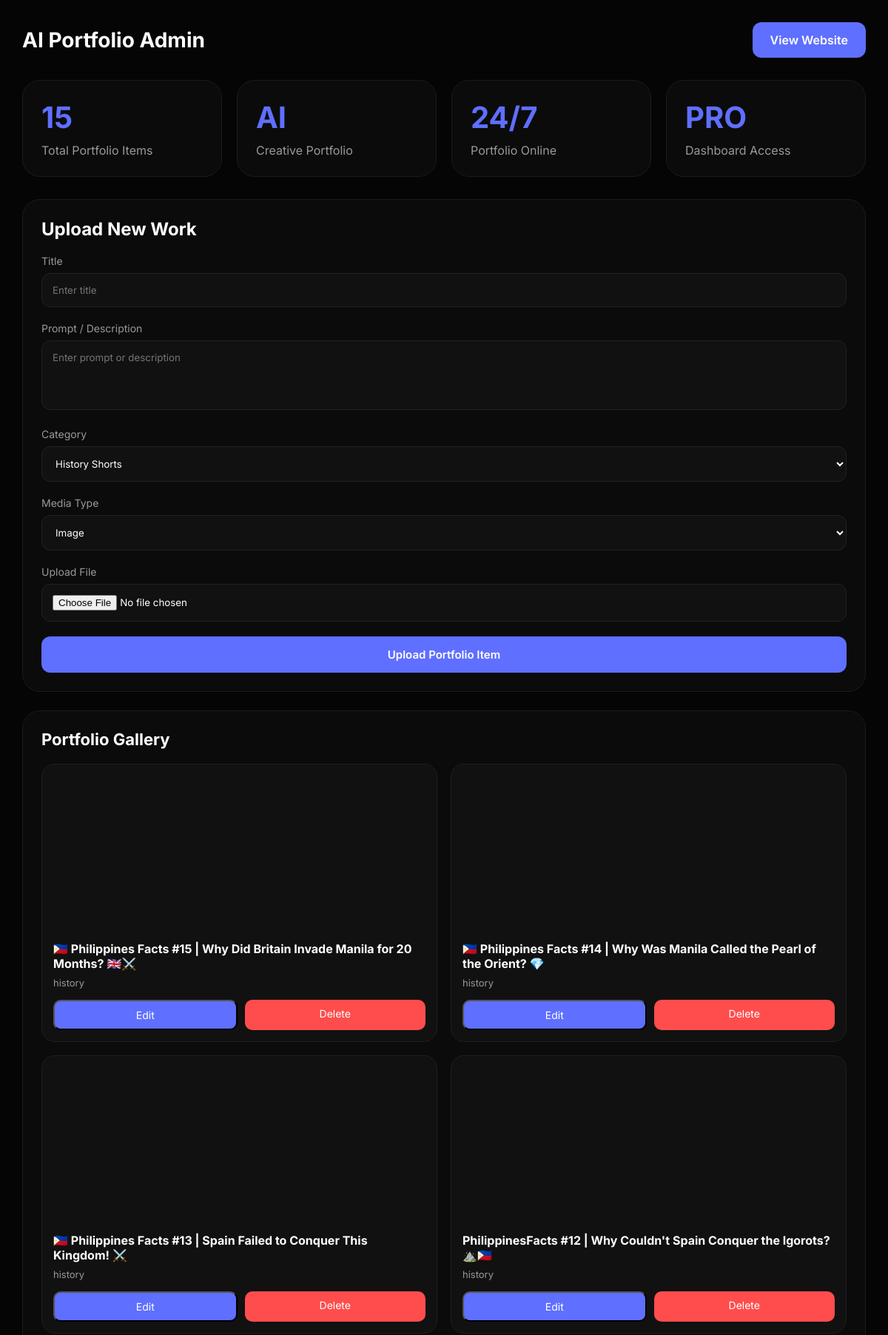
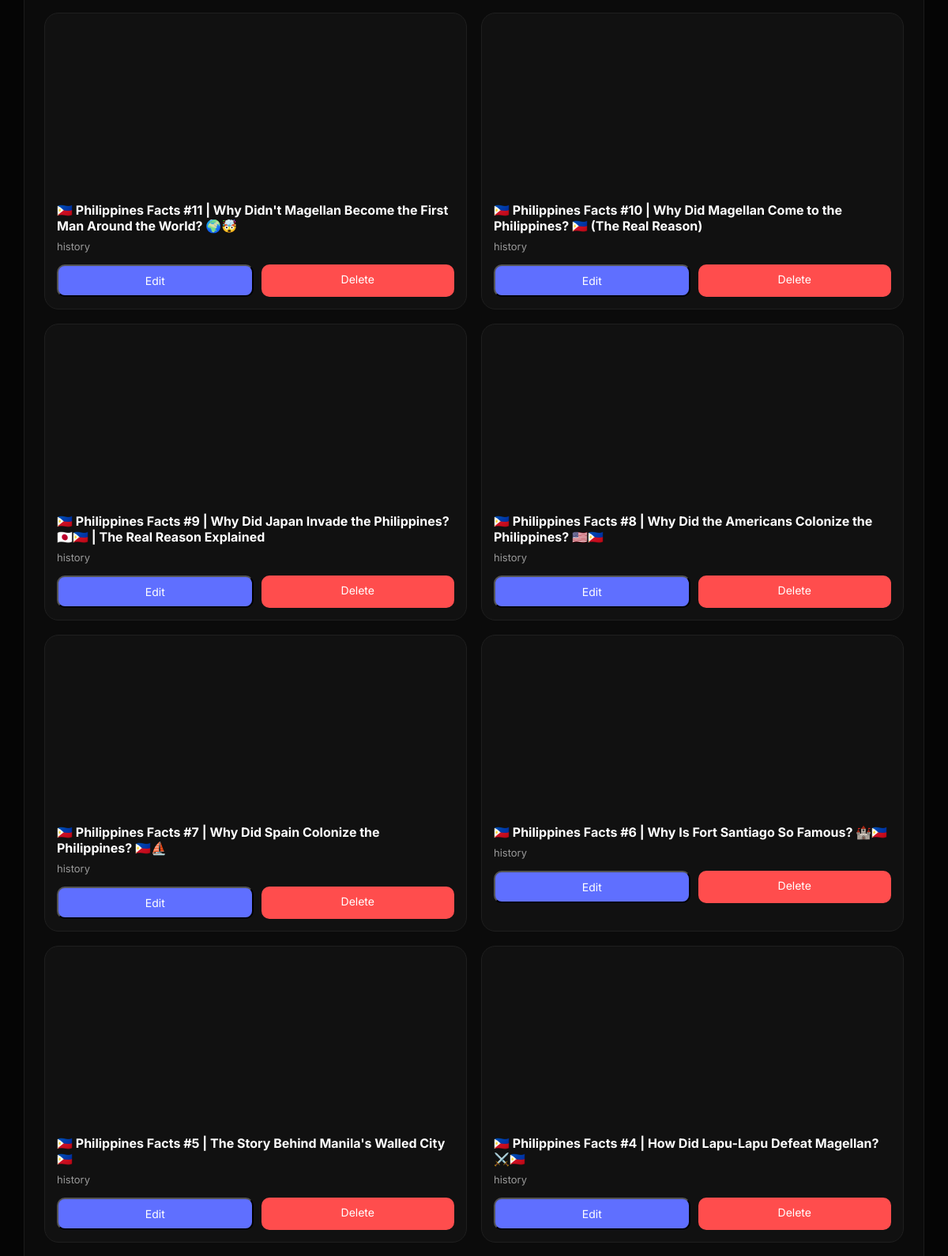
/admin (signed in, upper part), run on the app's committed database (2 pictures, top to bottom).
### tables this page shows
CREATE TABLE portfolio (
    id INTEGER PRIMARY KEY AUTOINCREMENT,
    title TEXT NOT NULL,
    category TEXT NOT NULL,
    file_name TEXT,
    file_type TEXT DEFAULT 'image',
    youtube_url TEXT,
    description TEXT,
    created_at TIMESTAMP DEFAULT CURRENT_TIMESTAMP
);

### app.py (the view)
@app.route("/admin")
def admin():
    if "admin" not in session:
        return redirect("/login")
    conn = get_db()
    cursor = conn.cursor()
    cursor.execute("""
        SELECT * FROM portfolio
        ORDER BY id DESC
    """)
    items = cursor.fetchall()
    conn.close()
    return render_template(
        "admin.html",
        items=items
    )

### app.py (called while the page is built)
def get_db():
    conn = sqlite3.connect("database.db")
    conn.row_factory = sqlite3.Row
    return conn

### templates/admin.html (shortened to what this page needs)
<!DOCTYPE html>
<html lang="en">
<head>
<link rel="stylesheet" href="{{ url_for('static', filename='css/admin.css') }}">
</head>
<body>
<div class="container">
<div class="header">
<div class="logo">
AI Portfolio Admin
</div>
<a href="/" class="website-btn">
View Website
</a>
</div>
<div class="stats">
<div class="stat-card">
<h2>{{ items|length }}</h2>
<p>Total Portfolio Items</p>
</div>
<div class="stat-card">
<h2>AI</h2>
<p>Creative Portfolio</p>
</div>
<div class="stat-card">
<h2>24/7</h2>
<p>Portfolio Online</p>
</div>
<div class="stat-card">
<h2>PRO</h2>
<p>Dashboard Access</p>
</div>
</div>
<div class="main">
<div class="upload-card">
<h2>Upload New Work</h2>
<form method="POST"
action="/admin/upload"
enctype="multipart/form-data">
<label>Title</label>
<input
type="text"
name="title"
placeholder="Enter title"
required>
<label>Prompt / Description</label>
<textarea
    name="description"
    placeholder="Enter prompt or description"
    rows="4"
    style="width:100%; padding:14px; background:#111; border:1px solid #222; border-radius:12px; color:white; margin-bottom:20px; resize:none;">
</textarea>
<label>Category</label>
<select name="category" required>
    <option value="history">History Shorts</option>
</select>
<label>Media Type</label>
<select
    id="fileType"
    name="file_type"
    onchange="toggleMediaInput()"
    required>
    <option value="image">Image</option>
</select>
<div id="uploadBox">
<label>Upload File</label>
<input
type="file"
name="file"
accept="image/*,video/*">
</div>
<button
type="submit"
class="upload-btn">
Upload Portfolio Item
</button>
</form>
</div>
<div class="gallery-card">
<div class="gallery-header">
<h2>Portfolio Gallery</h2>
</div>
{% if items %}
<div class="gallery-grid">
{% for item in items %}
<div class="work-card">
{% if item[4] == "image" %}
<img
    src="{{ url_for('static', filename='uploads/' + item[3]) }}"
    alt="{{ item[1] }}">
{% elif item[4] == "youtube" %}
<iframe
    width="100%"
    height="220"
    src="{{ item[5] }}"
    title="{{ item[1] }}"
    frameborder="0"
    allow="accelerometer; autoplay; clipboard-write; encrypted-media; gyroscope; picture-in-picture"
    allowfullscreen>
</iframe>
{% endif %}
<div class="work-content">
<h3>{{ item[1] }}</h3>
<p>{{ item[2] }}</p>
<div class="actions">
    <button
type="button"
class="edit-btn"
data-id="{{ item[0] }}"
data-title="{{ item[1] }}"
data-category="{{ item[2] }}"
data-type="{{ item[4] }}"
data-youtube="{{ item[5] or '' }}"
data-description="{{ item[6] or '' }}"
onclick="openEditModal(this)">
    Edit
</button>
    <a
        href="/delete/{{ item[0] }}"
        class="delete-btn"
        onclick="return confirm('Delete this item?')">
        Delete
    </a>
</div>
</div>
</div>
{% endfor %}
</div>
{% else %}
<div class="empty">
No portfolio items uploaded yet.
</div>
{% endif %}
</div>
</div>
</div>
</body>
</html>

### static/css/admin.css (style rules this page uses)
* { margin:0; padding:0; box-sizing:border-box; font-family:'Inter',sans-serif; }
body { background:#050505; color:#fff; padding:30px; }
.container { max-width:1400px; margin:auto; }
.header { display:flex; justify-content:space-between; align-items:center; margin-bottom:30px; }
.logo { font-size:28px; font-weight:700; }
.website-btn { padding:14px 24px; background:#5f6fff; border-radius:12px; color:white; text-decoration:none; font-weight:600; }
.stats { display:grid; grid-template-columns:repeat(4,1fr); gap:20px; margin-bottom:30px; }
.stat-card { background:#0b0b0b; border:1px solid #1b1b1b; border-radius:24px; padding:25px; }
.stat-card h2 { font-size:40px; color:#5f6fff; margin-bottom:10px; }
.stat-card p { color:#999; }
.main { display:grid; grid-template-columns:350px 1fr; gap:25px; }
.upload-card { background:#0b0b0b; border:1px solid #1b1b1b; border-radius:24px; padding:25px; height:fit-content; }
.upload-card h2 { margin-bottom:20px; }
.upload-card label { display:block; margin-bottom:8px; color:#999; font-size:14px; }
.upload-card input, .upload-card select { width:100%; padding:14px; background:#111; border:1px solid #222; border-radius:12px; color:white; margin-bottom:20px; }
.upload-btn { width:100%; padding:15px; border:none; background:#5f6fff; border-radius:12px; color:white; font-size:15px; cursor:pointer; font-weight:600; }
.gallery-card { background:#0b0b0b; border:1px solid #1b1b1b; border-radius:24px; padding:25px; }
.gallery-header { display:flex; justify-content:space-between; align-items:center; margin-bottom:20px; }
.gallery-header h2 { font-size:22px; }
.gallery-grid { display:grid; grid-template-columns:repeat(4,1fr); gap:18px; }
.work-card { background:#111; border:1px solid #1f1f1f; border-radius:18px; overflow:hidden; transition:.3s; }
.work-content { padding:15px; }
.work-content h3 { font-size:16px; margin-bottom:8px; }
.work-content p { font-size:13px; color:#999; margin-bottom:15px; }
.actions { display:flex; gap:10px; }
.edit-btn { flex:1; text-align:center; background:#5f6fff; padding:10px; border-radius:10px; text-decoration:none; color:white; font-size:14px; }
.delete-btn { flex:1; text-align:center; background:#ff4d4d; padding:10px; border-radius:10px; text-decoration:none; color:white; font-size:14px; }
@media (max-width:1200px) { .gallery-grid { grid-template-columns:repeat(2,1fr); } }
@media (max-width:1200px) { .main { grid-template-columns:1fr; } }

### data on the page
portfolio: title "🇵🇭 Philippines Facts #15 | Why Did Britain Invade Manila for 20 Months? 🇬🇧⚔️", category "history"
portfolio: title "🇵🇭 Philippines Facts #14 | Why Was Manila Called the Pearl of the Orient? 💎", category "history"
portfolio: title "🇵🇭 Philippines Facts #13 | Spain Failed to Conquer This Kingdom! ⚔️", category "history"
portfolio: title "PhilippinesFacts #12 | Why Couldn't Spain Conquer the Igorots? ⛰️🇵🇭", category "history"
portfolio: title "🇵🇭 Philippines Facts #11 | Why Didn't Magellan Become the First Man Around the World? 🌍🤯", category "history"
portfolio: title "🇵🇭 Philippines Facts #10 | Why Did Magellan Come to the Philippines? 🇵🇭 (The Real Reason)", category "history"
portfolio: title "🇵🇭 Philippines Facts #9 | Why Did Japan Invade the Philippines? 🇯🇵🇵🇭 | The Real Reason Explained", category "history"
portfolio: title "🇵🇭 Philippines Facts #8 | Why Did the Americans Colonize the Philippines? 🇺🇸🇵🇭", category "history"
portfolio: title "🇵🇭 Philippines Facts #7 | Why Did Spain Colonize the Philippines? 🇵🇭⛵", category "history"
portfolio: title "🇵🇭 Philippines Facts #6 | Why Is Fort Santiago So Famous? 🏰🇵🇭", category "history"
portfolio: title "🇵🇭 Philippines Facts #5 | The Story Behind Manila's Walled City 🇵🇭", category "history"
portfolio: title "🇵🇭 Philippines Facts #4 | How Did Lapu-Lapu Defeat Magellan? ⚔️🇵🇭", category "history"

### other printed values
{{ items|length }} "15"
